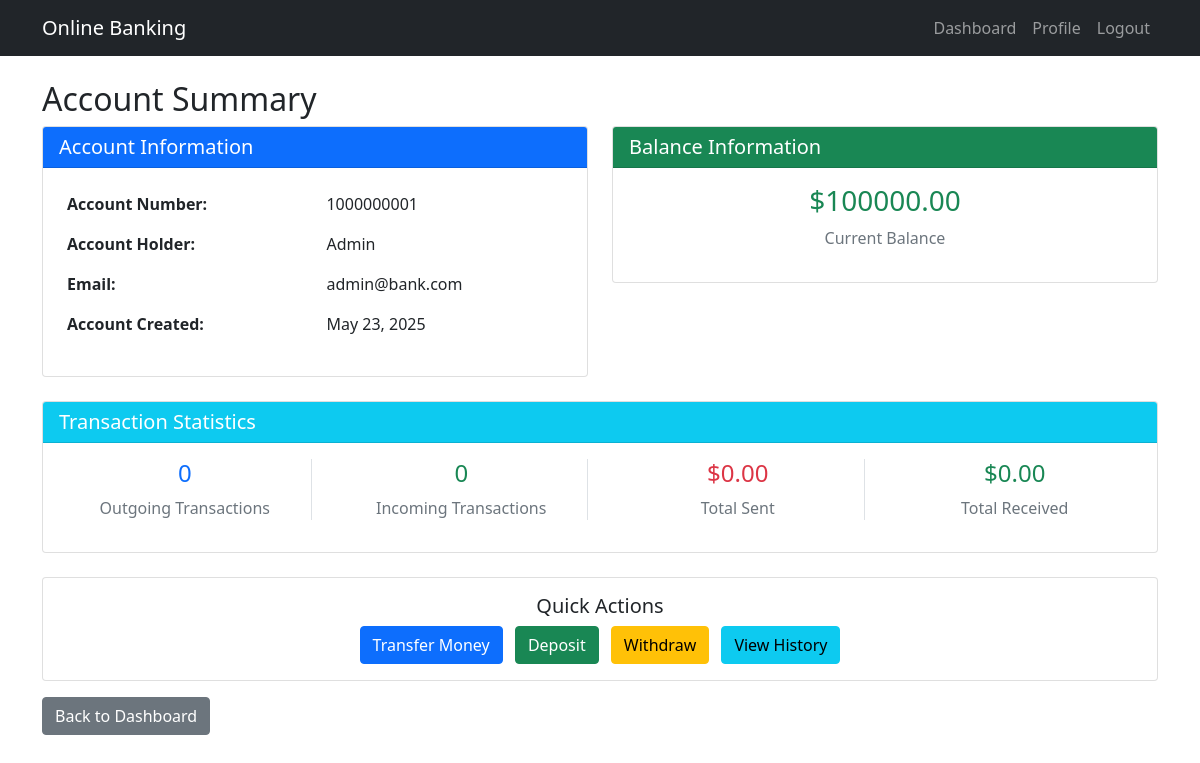
The page /account_summary (signed in) on the database its author committed.
### tables this page shows
CREATE TABLE accounts (
  id INTEGER PRIMARY KEY AUTOINCREMENT,
  user_id INTEGER NOT NULL,
  account_number TEXT UNIQUE NOT NULL,
  balance REAL NOT NULL DEFAULT 0,
  created_at TIMESTAMP NOT NULL DEFAULT CURRENT_TIMESTAMP,
  FOREIGN KEY (user_id) REFERENCES users (id)
);

CREATE TABLE users (
  id INTEGER PRIMARY KEY AUTOINCREMENT,
  username TEXT NOT NULL,
  email TEXT UNIQUE NOT NULL,
  password TEXT NOT NULL,
  is_admin INTEGER NOT NULL DEFAULT 0,
  created_at TIMESTAMP NOT NULL DEFAULT CURRENT_TIMESTAMP
);

### app.py (the view)
@app.route('/account_summary')
@login_required
def account_summary():
    user_id = session['user_id']
    db = get_db()
    summary = db.execute(
        '''SELECT * FROM account_summary
           WHERE account_id IN (SELECT id FROM accounts WHERE user_id = ?)''',
        (user_id,)
    ).fetchone()
    return render_template('dashboard/account_summary.html', summary=summary)

### app.py (called while the page is built)
def get_db():
    if 'db' not in g:
        g.db = sqlite3.connect(
            app.config['DATABASE'],
            detect_types=sqlite3.PARSE_DECLTYPES
        )
        g.db.row_factory = sqlite3.Row
    return g.db

def login_required(f):
    @wraps(f)
    def decorated_function(*args, **kwargs):
        if 'user_id' not in session:
            flash('Please login to access this page', 'danger')
            return redirect(url_for('login'))
        return f(*args, **kwargs)
    return decorated_function

### templates/dashboard/account_summary.html (shortened to what this page needs)
<!DOCTYPE html>
<html lang="en">
<head>
    <link href="https://cdn.jsdelivr.net/npm/bootstrap@5.1.3/dist/css/bootstrap.min.css" rel="stylesheet">
</head>
<body>
    <nav class="navbar navbar-expand-lg navbar-dark bg-dark">
        <div class="container">
            <a class="navbar-brand" href="{{ url_for('dashboard') }}">Online Banking</a>
            <div class="navbar-nav ms-auto">
                <a class="nav-link" href="{{ url_for('dashboard') }}">Dashboard</a>
                <a class="nav-link" href="{{ url_for('profile') }}">Profile</a>
                <a class="nav-link" href="{{ url_for('logout') }}">Logout</a>
            </div>
        </div>
    </nav>
    <div class="container mt-4">
        <div class="row">
            <div class="col-md-12">
                <h2>Account Summary</h2>
                {% if summary %}
                <div class="row">
                    <div class="col-md-6 mb-4">
                        <div class="card">
                            <div class="card-header bg-primary text-white">
                                <h5 class="mb-0">Account Information</h5>
                            </div>
                            <div class="card-body">
                                <table class="table table-borderless">
                                    <tr>
                                        <td><strong>Account Number:</strong></td>
                                        <td>{{ summary.account_number }}</td>
                                    </tr>
                                    <tr>
                                        <td><strong>Account Holder:</strong></td>
                                        <td>{{ summary.username }}</td>
                                    </tr>
                                    <tr>
                                        <td><strong>Email:</strong></td>
                                        <td>{{ summary.email }}</td>
                                    </tr>
                                    <tr>
                                        <td><strong>Account Created:</strong></td>
                                        <td>{{ summary.account_created.strftime('%B %d, %Y') if summary.account_created else 'N/A' }}</td>
                                    </tr>
                                </table>
                            </div>
                        </div>
                    </div>
                    <div class="col-md-6 mb-4">
                        <div class="card">
                            <div class="card-header bg-success text-white">
                                <h5 class="mb-0">Balance Information</h5>
                            </div>
                            <div class="card-body">
                                <div class="text-center">
                                    <h3 class="text-success">${{ "%.2f"|format(summary.balance) }}</h3>
                                    <p class="text-muted">Current Balance</p>
                                </div>
                            </div>
                        </div>
                    </div>
                </div>
                <div class="row">
                    <div class="col-md-12 mb-4">
                        <div class="card">
                            <div class="card-header bg-info text-white">
                                <h5 class="mb-0">Transaction Statistics</h5>
                            </div>
                            <div class="card-body">
                                <div class="row text-center">
                                    <div class="col-md-3">
                                        <div class="border-end">
                                            <h4 class="text-primary">{{ summary.outgoing_transactions }}</h4>
                                            <p class="text-muted">Outgoing Transactions</p>
                                        </div>
                                    </div>
                                    <div class="col-md-3">
                                        <div class="border-end">
                                            <h4 class="text-success">{{ summary.incoming_transactions }}</h4>
                                            <p class="text-muted">Incoming Transactions</p>
                                        </div>
                                    </div>
                                    <div class="col-md-3">
                                        <div class="border-end">
                                            <h4 class="text-danger">${{ "%.2f"|format(summary.total_sent) }}</h4>
                                            <p class="text-muted">Total Sent</p>
                                        </div>
                                    </div>
                                    <div class="col-md-3">
                                        <h4 class="text-success">${{ "%.2f"|format(summary.total_received) }}</h4>
                                        <p class="text-muted">Total Received</p>
                                    </div>
                                </div>
                            </div>
                        </div>
                    </div>
                </div>
                <div class="row">
                    <div class="col-md-12">
                        <div class="card">
                            <div class="card-body text-center">
                                <h5>Quick Actions</h5>
                                <a href="{{ url_for('transfer') }}" class="btn btn-primary me-2">Transfer Money</a>
                                <a href="{{ url_for('deposit') }}" class="btn btn-success me-2">Deposit</a>
                                <a href="{{ url_for('withdraw') }}" class="btn btn-warning me-2">Withdraw</a>
                                <a href="{{ url_for('transaction_history') }}" class="btn btn-info">View History</a>
                            </div>
                        </div>
                    </div>
                </div>
                {% else %}
                <div class="alert alert-warning" role="alert">
                    No account summary available. Please contact support.
                </div>
                {% endif %}
                <div class="mt-3">
                    <a href="{{ url_for('dashboard') }}" class="btn btn-secondary">Back to Dashboard</a>
                </div>
            </div>
        </div>
    </div>
</body>
</html>

### rows shown on the page
accounts: account_number "1000000001", account_created "May 23, 2025", balance "100000.00"
users: username "Admin", email "admin@bank.com"

### other values the page prints
{{ summary.outgoing_transactions }} "0"
{{ summary.incoming_transactions }} "0"
{{ "%.2f"|format(summary.total_sent) }} "0.00"
{{ "%.2f"|format(summary.total_received) }} "0.00"
